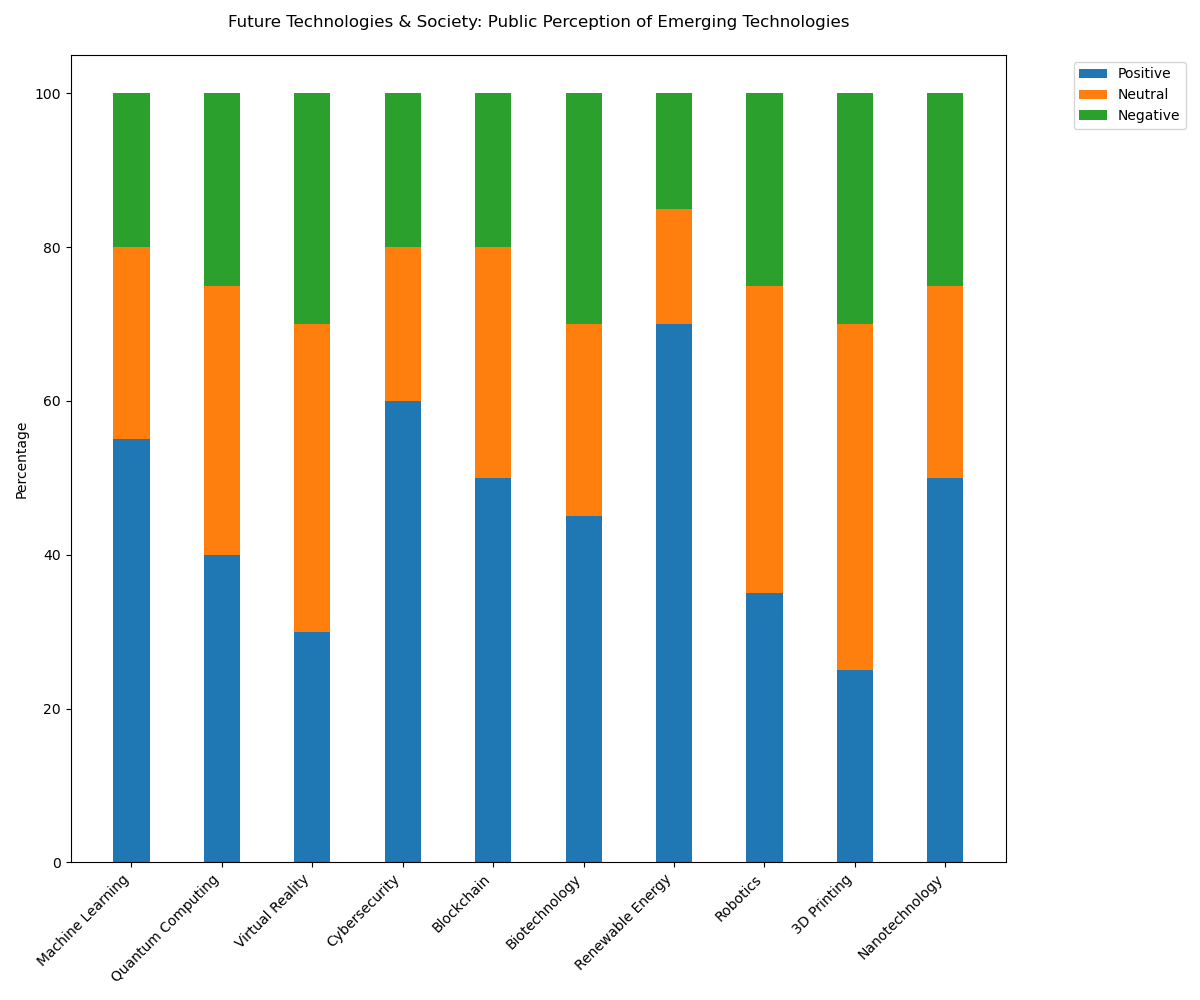

Recreate this plot in Python.

import matplotlib.pyplot as plt
import numpy as np

data = {
    'Category': ['Machine Learning', 'Quantum Computing', 'Virtual Reality', 'Cybersecurity', 'Blockchain', 'Biotechnology', 'Renewable Energy', 'Robotics', '3D Printing', 'Nanotechnology'],
    'Positive': [55, 40, 30, 60, 50, 45, 70, 35, 25, 50],
    'Neutral': [25, 35, 40, 20, 30, 25, 15, 40, 45, 25],
    'Negative': [20, 25, 30, 20, 20, 30, 15, 25, 30, 25]
}

categories = data['Category']
positive = data['Positive']
neutral = data['Neutral']
negative = data['Negative']

bar_width = 0.4
index = np.arange(len(categories))

fig, ax = plt.subplots(figsize=(12, 10))

p1 = ax.bar(index, positive, bar_width, color='#1f77b4')
p2 = ax.bar(index, neutral, bar_width, bottom=positive, color='#ff7f0e')
p3 = ax.bar(index, negative, bar_width, bottom=np.array(positive) + np.array(neutral), color='#2ca02c')

ax.set_ylabel('Percentage')
ax.set_title('Future Technologies & Society: Public Perception of Emerging Technologies', pad=20)
ax.set_xticks(index)
ax.set_xticklabels(categories, rotation=45, ha='right')
ax.legend((p1[0], p2[0], p3[0]), ('Positive', 'Neutral', 'Negative'), loc='upper right', bbox_to_anchor=(1.2, 1))

plt.tight_layout()
plt.show()
